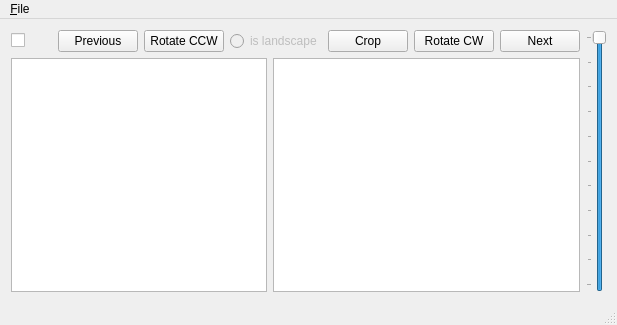
<?xml version="1.0" encoding="UTF-8"?>
<ui version="4.0">
 <class>QtSssSiCmainWindow</class>
 <widget class="QMainWindow" name="QtSssSiCmainWindow">
  <property name="geometry">
   <rect>
    <x>0</x>
    <y>0</y>
    <width>617</width>
    <height>325</height>
   </rect>
  </property>
  <property name="windowTitle">
   <string>QtSwissalpS Image Cropper</string>
  </property>
  <widget class="QWidget" name="centralWidget">
   <property name="sizePolicy">
    <sizepolicy hsizetype="Expanding" vsizetype="Expanding">
     <horstretch>0</horstretch>
     <verstretch>0</verstretch>
    </sizepolicy>
   </property>
   <layout class="QGridLayout" name="gridLayout_2">
    <item row="0" column="0">
     <layout class="QVBoxLayout" name="verticalLayout">
      <property name="sizeConstraint">
       <enum>QLayout::SetMaximumSize</enum>
      </property>
      <item>
       <layout class="QHBoxLayout" name="horizontalLayout_2">
        <item>
         <widget class="QCheckBox" name="checkBoxExpandAll">
          <property name="toolTip">
           <string>Expands/Collapses all directories.</string>
          </property>
          <property name="statusTip">
           <string>Expands/Collapses all directories.</string>
          </property>
          <property name="text">
           <string/>
          </property>
         </widget>
        </item>
        <item>
         <widget class="QPushButton" name="buttonPrevious">
          <property name="contextMenuPolicy">
           <enum>Qt::NoContextMenu</enum>
          </property>
          <property name="toolTip">
           <string>Up Arrow</string>
          </property>
          <property name="statusTip">
           <string>Up Arrow</string>
          </property>
          <property name="text">
           <string>Previous</string>
          </property>
          <property name="shortcut">
           <string>Up</string>
          </property>
         </widget>
        </item>
        <item>
         <widget class="QPushButton" name="buttonRotateCCW">
          <property name="contextMenuPolicy">
           <enum>Qt::NoContextMenu</enum>
          </property>
          <property name="toolTip">
           <string>Left Arrow</string>
          </property>
          <property name="statusTip">
           <string>Left Arrow</string>
          </property>
          <property name="text">
           <string>Rotate CCW</string>
          </property>
          <property name="shortcut">
           <string>Left</string>
          </property>
         </widget>
        </item>
        <item>
         <widget class="QRadioButton" name="radioButtonIsLandscape">
          <property name="enabled">
           <bool>false</bool>
          </property>
          <property name="maximumSize">
           <size>
            <width>105</width>
            <height>26</height>
           </size>
          </property>
          <property name="mouseTracking">
           <bool>false</bool>
          </property>
          <property name="contextMenuPolicy">
           <enum>Qt::NoContextMenu</enum>
          </property>
          <property name="toolTip">
           <string>Indicates whether image is square, landscape or portrait.</string>
          </property>
          <property name="statusTip">
           <string>Indicates whether image is square, landscape or portrait.</string>
          </property>
          <property name="text">
           <string>is landscape</string>
          </property>
          <property name="checkable">
           <bool>true</bool>
          </property>
          <property name="checked">
           <bool>false</bool>
          </property>
         </widget>
        </item>
        <item>
         <widget class="QPushButton" name="buttonCrop">
          <property name="contextMenuPolicy">
           <enum>Qt::NoContextMenu</enum>
          </property>
          <property name="toolTip">
           <string>Return Key</string>
          </property>
          <property name="statusTip">
           <string>Return Key</string>
          </property>
          <property name="text">
           <string>Crop</string>
          </property>
          <property name="shortcut">
           <string>Return</string>
          </property>
         </widget>
        </item>
        <item>
         <widget class="QPushButton" name="buttonRotateCW">
          <property name="contextMenuPolicy">
           <enum>Qt::NoContextMenu</enum>
          </property>
          <property name="toolTip">
           <string>Right Arrow</string>
          </property>
          <property name="statusTip">
           <string>Right Arrow</string>
          </property>
          <property name="text">
           <string>Rotate CW</string>
          </property>
          <property name="shortcut">
           <string>Right</string>
          </property>
         </widget>
        </item>
        <item>
         <widget class="QPushButton" name="buttonNext">
          <property name="contextMenuPolicy">
           <enum>Qt::NoContextMenu</enum>
          </property>
          <property name="toolTip">
           <string>Down Arrow</string>
          </property>
          <property name="statusTip">
           <string>Down Arrow</string>
          </property>
          <property name="text">
           <string>Next</string>
          </property>
          <property name="shortcut">
           <string>Down</string>
          </property>
         </widget>
        </item>
       </layout>
      </item>
      <item>
       <layout class="QHBoxLayout" name="horizontalLayout">
        <item alignment="Qt::AlignLeft">
         <widget class="QTreeView" name="treeView">
          <property name="sizePolicy">
           <sizepolicy hsizetype="Expanding" vsizetype="Expanding">
            <horstretch>0</horstretch>
            <verstretch>0</verstretch>
           </sizepolicy>
          </property>
          <property name="minimumSize">
           <size>
            <width>200</width>
            <height>200</height>
           </size>
          </property>
          <property name="maximumSize">
           <size>
            <width>16777215</width>
            <height>16777215</height>
           </size>
          </property>
          <property name="focusPolicy">
           <enum>Qt::ClickFocus</enum>
          </property>
          <property name="contextMenuPolicy">
           <enum>Qt::NoContextMenu</enum>
          </property>
          <property name="autoFillBackground">
           <bool>false</bool>
          </property>
          <property name="frameShadow">
           <enum>QFrame::Sunken</enum>
          </property>
          <property name="sizeAdjustPolicy">
           <enum>QAbstractScrollArea::AdjustIgnored</enum>
          </property>
          <property name="autoScroll">
           <bool>true</bool>
          </property>
          <property name="editTriggers">
           <set>QAbstractItemView::CurrentChanged|QAbstractItemView::DoubleClicked|QAbstractItemView::EditKeyPressed</set>
          </property>
          <property name="alternatingRowColors">
           <bool>true</bool>
          </property>
          <property name="selectionBehavior">
           <enum>QAbstractItemView::SelectRows</enum>
          </property>
          <property name="textElideMode">
           <enum>Qt::ElideMiddle</enum>
          </property>
          <property name="sortingEnabled">
           <bool>true</bool>
          </property>
          <property name="expandsOnDoubleClick">
           <bool>false</bool>
          </property>
          <attribute name="headerCascadingSectionResizes">
           <bool>true</bool>
          </attribute>
          <attribute name="headerDefaultSectionSize">
           <number>300</number>
          </attribute>
          <attribute name="headerShowSortIndicator" stdset="0">
           <bool>true</bool>
          </attribute>
          <attribute name="headerStretchLastSection">
           <bool>false</bool>
          </attribute>
         </widget>
        </item>
        <item>
         <widget class="QGraphicsView" name="graphicsView">
          <property name="sizePolicy">
           <sizepolicy hsizetype="Expanding" vsizetype="Expanding">
            <horstretch>0</horstretch>
            <verstretch>0</verstretch>
           </sizepolicy>
          </property>
          <property name="minimumSize">
           <size>
            <width>0</width>
            <height>0</height>
           </size>
          </property>
          <property name="maximumSize">
           <size>
            <width>16777215</width>
            <height>16777215</height>
           </size>
          </property>
          <property name="baseSize">
           <size>
            <width>0</width>
            <height>0</height>
           </size>
          </property>
          <property name="cursor" stdset="0">
           <cursorShape>CrossCursor</cursorShape>
          </property>
          <property name="contextMenuPolicy">
           <enum>Qt::NoContextMenu</enum>
          </property>
          <property name="acceptDrops">
           <bool>false</bool>
          </property>
          <property name="autoFillBackground">
           <bool>true</bool>
          </property>
          <property name="sizeAdjustPolicy">
           <enum>QAbstractScrollArea::AdjustToContents</enum>
          </property>
          <property name="backgroundBrush">
           <brush brushstyle="SolidPattern">
            <color alpha="255">
             <red>0</red>
             <green>0</green>
             <blue>0</blue>
            </color>
           </brush>
          </property>
          <property name="sceneRect">
           <rectf>
            <x>0.000000000000000</x>
            <y>0.000000000000000</y>
            <width>200.000000000000000</width>
            <height>200.000000000000000</height>
           </rectf>
          </property>
          <property name="alignment">
           <set>Qt::AlignLeading|Qt::AlignLeft|Qt::AlignTop</set>
          </property>
          <property name="renderHints">
           <set>QPainter::Antialiasing|QPainter::HighQualityAntialiasing|QPainter::SmoothPixmapTransform|QPainter::TextAntialiasing</set>
          </property>
          <property name="dragMode">
           <enum>QGraphicsView::RubberBandDrag</enum>
          </property>
          <property name="resizeAnchor">
           <enum>QGraphicsView::AnchorViewCenter</enum>
          </property>
          <property name="viewportUpdateMode">
           <enum>QGraphicsView::FullViewportUpdate</enum>
          </property>
          <property name="rubberBandSelectionMode">
           <enum>Qt::IntersectsItemShape</enum>
          </property>
         </widget>
        </item>
       </layout>
      </item>
     </layout>
    </item>
    <item row="0" column="1">
     <widget class="QSlider" name="sliderQuality">
      <property name="toolTip">
       <string>Quality setting for saved images. Top = big files, bottom = small files.</string>
      </property>
      <property name="statusTip">
       <string>Quality setting for saved images. Top = big files, bottom = small files.</string>
      </property>
      <property name="maximum">
       <number>100</number>
      </property>
      <property name="value">
       <number>100</number>
      </property>
      <property name="orientation">
       <enum>Qt::Vertical</enum>
      </property>
      <property name="tickPosition">
       <enum>QSlider::TicksAbove</enum>
      </property>
      <property name="tickInterval">
       <number>10</number>
      </property>
     </widget>
    </item>
   </layout>
  </widget>
  <widget class="QMenuBar" name="menuBar">
   <property name="geometry">
    <rect>
     <x>0</x>
     <y>0</y>
     <width>617</width>
     <height>25</height>
    </rect>
   </property>
   <widget class="QMenu" name="menu_Open">
    <property name="title">
     <string>&amp;File</string>
    </property>
    <addaction name="action_Open"/>
    <addaction name="actionDelete"/>
    <addaction name="action_Quit"/>
   </widget>
   <addaction name="menu_Open"/>
  </widget>
  <widget class="QStatusBar" name="statusBar"/>
  <action name="action_Open">
   <property name="text">
    <string>&amp;Open...</string>
   </property>
   <property name="statusTip">
    <string>Open a directory.</string>
   </property>
   <property name="shortcut">
    <string>O</string>
   </property>
  </action>
  <action name="action_Quit">
   <property name="text">
    <string>&amp;Quit</string>
   </property>
   <property name="statusTip">
    <string>Quit without saving.</string>
   </property>
   <property name="shortcut">
    <string>Q</string>
   </property>
  </action>
  <action name="actionDelete">
   <property name="text">
    <string>Delete</string>
   </property>
   <property name="toolTip">
    <string>Delete current image.</string>
   </property>
   <property name="statusTip">
    <string>Delete current image permanently.</string>
   </property>
   <property name="shortcut">
    <string>Del</string>
   </property>
  </action>
 </widget>
 <layoutdefault spacing="6" margin="11"/>
 <tabstops>
  <tabstop>buttonPrevious</tabstop>
  <tabstop>buttonRotateCCW</tabstop>
  <tabstop>buttonCrop</tabstop>
  <tabstop>buttonRotateCW</tabstop>
  <tabstop>buttonNext</tabstop>
  <tabstop>checkBoxExpandAll</tabstop>
  <tabstop>graphicsView</tabstop>
  <tabstop>radioButtonIsLandscape</tabstop>
 </tabstops>
 <resources/>
 <connections/>
</ui>
